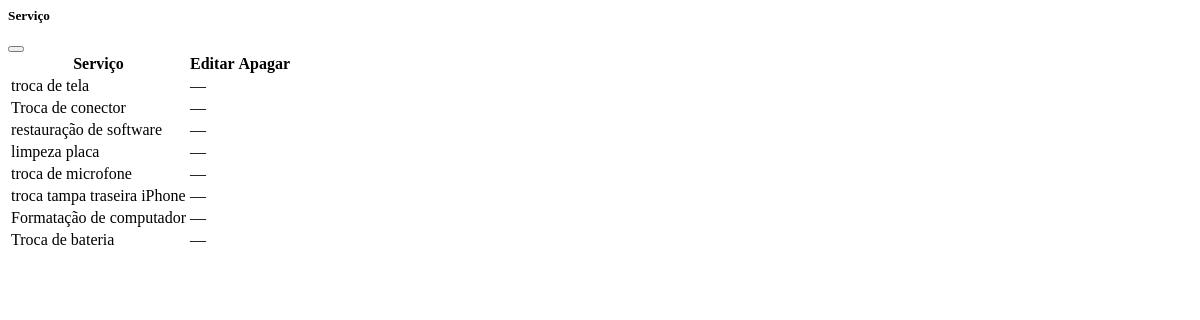
/servico (signed in), run on an earlier commit of the app's database.
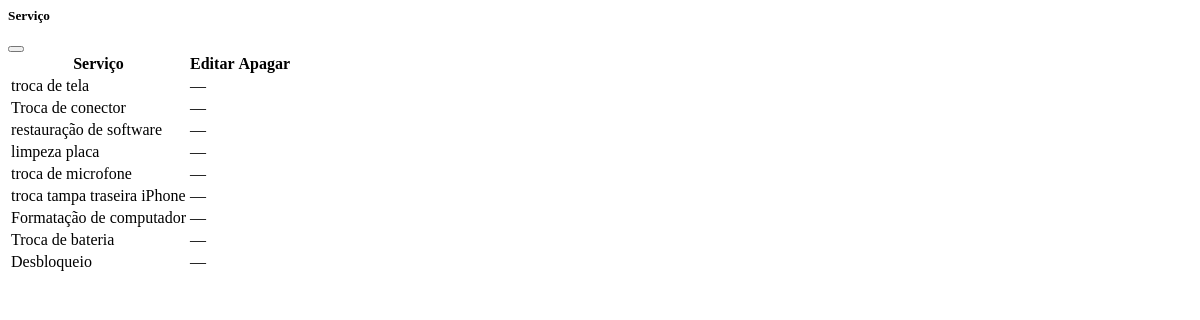
And on a later commit of the database.
### orcamento/models.py (models this page shows, shortened)
class Servico(models.Model):
    usuario = models.ForeignKey(User, on_delete=models.PROTECT)
    servico = models.CharField(max_length=100)

### orcamento/views.py (the view)
# urls.py: path('servico', login_required(ListaServicos.as_view()), name='servico'),
class ListaServicos(ListView):
    model = Servico
    template_name = 'orcamento/lista-servico-orcamento.html'
    def get_queryset(self):
        return Servico.objects.filter(usuario=self.request.user)

### orcamento/templates/orcamento/lista-servico-orcamento.html
<div class="modal-header">
    <h5 class="modal-title" id="staticBackdropLabel">Serviço</h5>
    <button type="button" class="btn-close" data-bs-dismiss="modal" aria-label="Close">
    </button>
</div>
<div class="modal-body">
    <div class="table-responsive">
        <table class="table table-borderless table-hover">
            <thead>
                <tr>
                    <th>Serviço</th>
                    <th>Editar</th>
                    <th>Apagar</th>
                </tr>
            </thead>
            <tbody id="servico">
                {% include 'orcamento/tabela/tabela-servico.html' %}
            </tbody>
        </table>
    </div>
</div>

### orcamento/templates/orcamento/tabela/linhas-tabela-servico.html (shortened to what this page needs)
<tr id="tr-Categoria{{ object.pk }}">
    <td>{{ object.servico }}</td>
    <td><span class="text-muted">—</span></td>
    <td>
    </td>
</tr>

What changed in the data, as far as the page shows it:
added Servico: servico "Desbloqueio"
